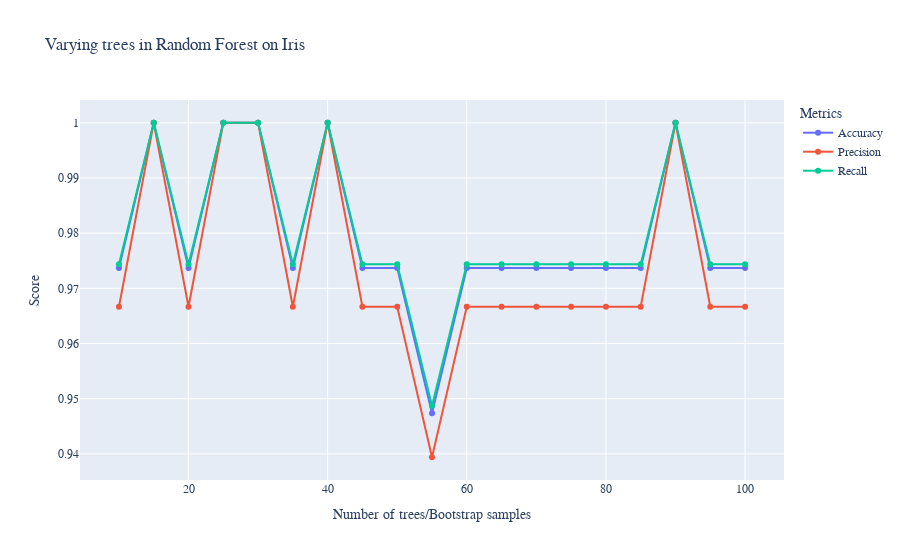

Notebook code for this chart:
### Code cell
fig = go.Figure()
fig.add_trace(go.Scatter(x=arr, y=acc_arr, name="Accuracy"))
fig.add_trace(go.Scatter(x=arr, y=p_arr, name="Precision"))
fig.add_trace(go.Scatter(x=arr, y=r_arr, name="Recall"))
fig.update_layout(
    title="Varying trees in Random Forest on Iris",
    xaxis_title="Number of trees/Bootstrap samples",
    yaxis_title="Score",
    legend_title="Metrics",
    font = dict(
        family="Courier new, monospace"
    )
)
fig.show()

### Figure 1 — Plotly figure (JSON) as saved in the notebook; plotly's stock layout.template omitted (floating-point values rounded to 4 significant figures)
{"data": [{"name": "Accuracy", "type": "scatter", "x": [10, 15, 20, 25, 30, 35, 40, 45, 50, 55, 60, 65, 70, 75, 80, 85, 90, 95, 100], "y": [0.9737, 1, 0.9737, 1, 1, 0.9737, 1, 0.9737, 0.9737, 0.9474, 0.9737, 0.9737, 0.9737, 0.9737, 0.9737, 0.9737, 1, 0.9737, 0.9737]}, {"name": "Precision", "type": "scatter", "x": [10, 15, 20, 25, 30, 35, 40, 45, 50, 55, 60, 65, 70, 75, 80, 85, 90, 95, 100], "y": [0.9667, 1, 0.9667, 1, 1, 0.9667, 1, 0.9667, 0.9667, 0.9394, 0.9667, 0.9667, 0.9667, 0.9667, 0.9667, 0.9667, 1, 0.9667, 0.9667]}, {"name": "Recall", "type": "scatter", "x": [10, 15, 20, 25, 30, 35, 40, 45, 50, 55, 60, 65, 70, 75, 80, 85, 90, 95, 100], "y": [0.9744, 1, 0.9744, 1, 1, 0.9744, 1, 0.9744, 0.9744, 0.9487, 0.9744, 0.9744, 0.9744, 0.9744, 0.9744, 0.9744, 1, 0.9744, 0.9744]}], "layout": {"font": {"family": "Courier new, monospace"}, "legend": {"title": {"text": "Metrics"}}, "title": {"text": "Varying trees in Random Forest on Iris"}, "xaxis": {"title": {"text": "Number of trees/Bootstrap samples"}}, "yaxis": {"title": {"text": "Score"}}}}
